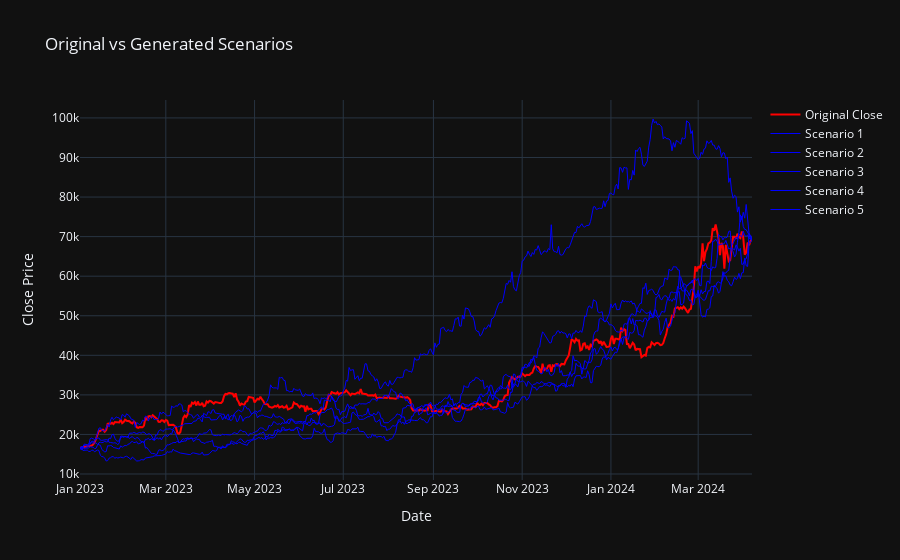

Write notebook code for a chart like this one.
### Code cell
fig = go.Figure()

# Добавляем оригинальную цену
fig.add_trace(go.Scatter(x=train_df['date'], y=train_df['close'],
                         mode='lines', name='Original Close',
                         line=dict(color='red')))

# Добавляем сгенерированные сценарии
for i, scenario_df in enumerate(scenarios):
    fig.add_trace(go.Scatter(x=scenario_df['date'], y=scenario_df['close'],
                             mode='lines', name=f'Scenario {i+1}',
                             line=dict(width=1, color='blue')))

# Настройка осей и названий
fig.update_layout(title='Original vs Generated Scenarios',
                  xaxis_title='Date',
                  yaxis_title='Close Price',
                  template='plotly_dark')

# Отображаем график
fig.show()

### Figure 1 — Plotly figure (JSON) as saved in the notebook; plotly's stock layout.template omitted (floating-point values rounded to 4 significant figures; data arrays with more than 128 entries replaced by an {"elided": "..."} marker saying what was removed)
{"data": [{"line": {"color": "red"}, "mode": "lines", "name": "Original Close", "type": "scatter", "x": {"elided": "463 str values"}, "y": {"elided": "463 float values"}}, {"line": {"color": "blue", "width": 1}, "mode": "lines", "name": "Scenario 1", "type": "scatter", "x": {"elided": "463 str values"}, "y": {"elided": "463 float values"}}, {"line": {"color": "blue", "width": 1}, "mode": "lines", "name": "Scenario 2", "type": "scatter", "x": {"elided": "463 str values"}, "y": {"elided": "463 float values"}}, {"line": {"color": "blue", "width": 1}, "mode": "lines", "name": "Scenario 3", "type": "scatter", "x": {"elided": "463 str values"}, "y": {"elided": "463 float values"}}, {"line": {"color": "blue", "width": 1}, "mode": "lines", "name": "Scenario 4", "type": "scatter", "x": {"elided": "463 str values"}, "y": {"elided": "463 float values"}}, {"line": {"color": "blue", "width": 1}, "mode": "lines", "name": "Scenario 5", "type": "scatter", "x": {"elided": "463 str values"}, "y": {"elided": "463 float values"}}], "layout": {"title": {"text": "Original vs Generated Scenarios"}, "xaxis": {"title": {"text": "Date"}}, "yaxis": {"title": {"text": "Close Price"}}}}
